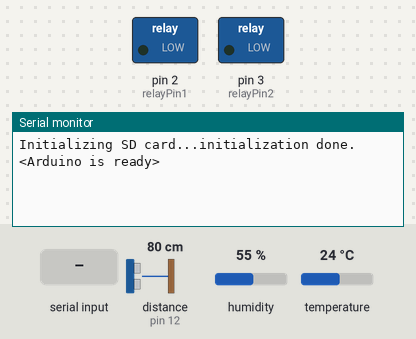
This sketch was run on a simulated Arduino Uno, built with avr-gcc and run on an emulated ATmega328P. Parts: switched loads named in the sketch (green lamp = pin HIGH), the last lines printed to the serial monitor. Wiring (inferred from the names in the program): ultrasonic range finder: trigger pin 11; echo pin 12. The inputs (shaded band) are chosen by the test bench; at power-on: distance to the obstacle (sensor on pin 12) 80 cm, humidity 55 %, temperature 24 °C. The echo pulse lasts 58.3 µs per cm; storage starts empty; pins used as bus, display or sensor lines are not drawn.

Above: at 1.2 s.
1.3 s: "<90,45>" received over Serial
At 3.0 s:
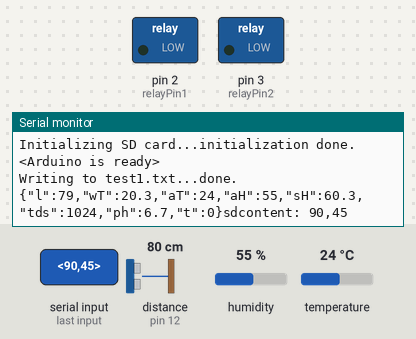
3.5 s: "<5>" received over Serial
At 4.9 s:
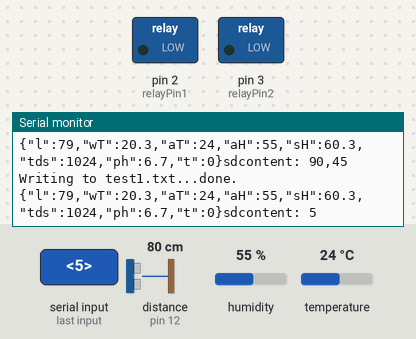

Measured:
- after the input at 1.3 s, the serial monitor: prints a new line at once (image 1)
- after the input at 3.5 s, the serial monitor: prints a new line after 0.51 s (image 2)

The sketch:

testArduino.ino
```cpp
#include <SPI.h>
#include <SD.h>
// #include <Wire.h>
// #include <DS3231.h>
#include "Database.h"
#include "Models.h"
#include "DHT.h"
#define DHTPIN 7     // what pin we're connected to
#define DHTTYPE DHT11   // DHT 11
// Initialize DHT sensor for normal 16mhz Arduino
DHT dht(DHTPIN, DHTTYPE);
long intervalDHT = 2000;           // interval at which to read dht11 (milliseconds)
long previousMillis = 0;        // will store last time dht11 was updated

int relayPin1 = 2;    // Relay 1
int relayPin2 = 3;    // Relay 2

int trigPin = 11;    // Trigger
int echoPin = 12;    // Echo
long duration, cm, inches;

const byte numChars = 64;
char receivedChars[numChars];

boolean newData = false;
unsigned long lastServerTimestamp;
unsigned long lastLocalTimestamp;
StatusData statusData;

File myFile;
String fileContent;

// RTClib myRTC;
// DS3231 Clock;

void setup() {
    //Define inputs and outputs
    pinMode(relayPin1, OUTPUT);
    pinMode(relayPin2, OUTPUT);
    pinMode(trigPin, OUTPUT);
    pinMode(echoPin, INPUT);
    dht.begin();

    Serial.begin(115200);

    // Wire.begin();

  Serial.print("Initializing SD card...");

  if (!SD.begin(53)) {
    Serial.println("initialization failed!");
    while (1);
  }
  Serial.println("initialization done.");
  Serial.println("<Arduino is ready>");
}

void loop() {
    recvWithStartEndMarkers();
    showNewData();

  unsigned long currentMillis = millis();
  if (currentMillis - previousMillis > intervalDHT) {
     // save the last time dht11 messure
    previousMillis = currentMillis;
    read();
  }
}

void read() {
    // DateTime now = myRTC.now();

    // Serial.print(now.year(), DEC);
    // Serial.print('/');
    // Serial.print(now.month(), DEC);
    // Serial.print('/');
    // Serial.print(now.day(), DEC);
    // Serial.print(' ');
    // Serial.print(now.hour(), DEC);
    // Serial.print(':');
    // Serial.print(now.minute(), DEC);
    // Serial.print(':');
    // Serial.print(now.second(), DEC);
    // Serial.println();

    // Serial.print(" since midnight 1/1/1970 = ");
    // Serial.print(now.unixtime());
    // Serial.print("s = ");
    // Serial.print(now.unixtime() / 86400L);
    // Serial.println("d");


    SensorData sensorData = SensorData();
    // Reading temperature or humidity takes about 250 milliseconds!
    // Sensor readings may also be up to 2 seconds 'old' (its a very slow sensor)
    float h = dht.readHumidity();
    // Read temperature as Celsius
    float t = dht.readTemperature();
    // Read temperature as Fahrenheit
    float f = dht.readTemperature(true);

    // Check if any reads failed and exit early (to try again).
    if (isnan(h) || isnan(t) || isnan(f)) {
      // Serial.println("Failed to read from DHT sensor!");
      return;
    }

    // Compute heat index
    // Must send in temp in Fahrenheit!
    float hi = dht.computeHeatIndex(f, h);
    sensorData.ambHumidity = h;
    sensorData.ambTemperature = t;
    sensorData.ph = 6.7;
    sensorData.tds = 1024;
    sensorData.soilHumidity = 60.3;
    sensorData.waterLevel = 0.76;
    sensorData.waterTemperature = 20.3;
    sensorData.timestamp = calculateTimestamp();

      // The sensor is triggered by a HIGH pulse of 10 or more microseconds.
  // Give a short LOW pulse beforehand to ensure a clean HIGH pulse:
  digitalWrite(trigPin, LOW);
  delayMicroseconds(5);
  digitalWrite(trigPin, HIGH);
  delayMicroseconds(10);
  digitalWrite(trigPin, LOW);

  // Read the signal from the sensor: a HIGH pulse whose
  // duration is the time (in microseconds) from the sending
  // of the ping to the reception of its echo off of an object.
  pinMode(echoPin, INPUT);
  duration = pulseIn(echoPin, HIGH);

  // Convert the time into a distance
  cm = (duration / 2) / 29.1;   // Divide by 29.1 or multiply by 0.0343
  sensorData.waterLevel = cm;

    // Encode the SensorData object to JSON
    // String jsonStr = encodeSensorData(sensorData);
    // // Print the JSON data to the serial port
    // Serial.println(jsonStr);
    sendSensorData(sensorData);
    // statusData = StatusData();
    // statusData.ligth = true;
    // statusData.id = 1234;
    // statusData.fan = true;
    // statusData.humidifier = false;

    // String statusStr = encodeStatusData(statusData);
    // Serial.println(statusStr);
    // if (statusData.ligth == true) {
    //    digitalWrite(relayPin1, HIGH);
    // } else {
    //    digitalWrite(relayPin1, LOW);
    // }

    // if (statusData.humidifier == true) {
    //    digitalWrite(relayPin2, HIGH);
    // } else {
    //    digitalWrite(relayPin2, LOW);
    // }

    String sdCardStr = readDatabase();
    Serial.println("sdcontent: " + sdCardStr);
    // Serial.println(statusData.serverTimestampStr);
    // Relay test
    // Serial.println("Relay1 changed to: " + digitalRead(relayPin1));
    // Serial.println("Relay2 changed to: " + digitalRead(relayPin2));
}

void recvWithStartEndMarkers() {
    static boolean recvInProgress = false;
    static byte ndx = 0;
    char startMarker = '<';
    char endMarker = '>';
    char rc;

    while (Serial.available() > 0 && newData == false) {
        rc = Serial.read();

        if (recvInProgress == true) {
            if (rc != endMarker) {
                receivedChars[ndx] = rc;
                ndx++;
                if (ndx >= numChars) {
                    ndx = numChars - 1;
                }
            }
            else {
                receivedChars[ndx] = '\0'; // terminate the string
                recvInProgress = false;
                ndx = 0;
                newData = true;
            }
        }

        else if (rc == startMarker) {
            recvInProgress = true;
        }
    }
}

void showNewData() {
    if (newData == true) {
        // String jsonData = charArrayToString(receivedChars);
        statusData = decodeStatusData(receivedChars);
        writeSD(receivedChars);
        lastServerTimestamp = statusData.serverTimestamp;
        lastLocalTimestamp = millis();

            // feed UnixTimeStamp and don' t use localtime
    // Clock.setEpoch(lastServerTimestamp, false);
    // set to 24h
    // Clock.setClockMode(false);

        newData = false;
    }
}

long calculateTimestamp() {
  int newTimestampDiff = millis() - lastLocalTimestamp;
  return lastServerTimestamp + (newTimestampDiff/1000);
}

String charArrayToString(char* charArray) {
  String string = "";
  for (int i = 0; i < strlen(charArray); i++) {
    string += charArray[i];
  }
  return string;
}

void writeSD(char* statusData) {
  // open the file. note that only one file can be open at a time,
  // so you have to close this one before opening another.
  SD.remove("test1.txt");
  myFile = SD.open("test1.txt", FILE_WRITE);

  // if the file opened okay, write to it:
  if (myFile) {
    Serial.print("Writing to test1.txt...");
    myFile.println(statusData);
    // close the file:
    myFile.close();
    Serial.println("done.");
  } else {
    // if the file didn't open, print an error:
    Serial.println("error opening test1.txt");
  }
}

String readSD() {
  // re-open the file for reading:
  myFile = SD.open("test1.txt");
  if (myFile) {
    Serial.println("test1.txt:");
    // read from the file until there's nothing else in it:
    while (myFile.available()) {
      // Serial.write(myFile.read());
      fileContent = myFile.readString();
    }
    // close the file:
    myFile.close();
  } else {
    // if the file didn't open, print an error:
    Serial.println("error opening test1.txt");
  }

  return fileContent;
}
```

Database.cpp
```cpp
#include "Database.h"

File fileDB;

String readDatabase() {
  // re-open the file for reading:
fileDB = SD.open("test1.txt");
  String fileContent = "empty";
  if (fileDB) {
    // Serial.println("test.txt:");
    // read from the file until there's nothing else in it:
    while (fileDB.available()) {
      // Serial.write(myFile.read());
      fileContent = fileDB.readString();
    }
    // close the file:
    fileDB.close();
  } else {
    // if the file didn't open, print an error:
    Serial.println("error opening test1.txt");
  }
  return fileContent;
}
```

Database.h
```cpp
#ifndef DATABASE_H
#define DATABASE_H

#include <Arduino.h>
#include <SPI.h>
#include <SD.h>

String readDatabase();

#endif
```

Models.cpp
```cpp
#include "Models.h"

// Encode the SensorData object to JSON
String encodeSensorData(SensorData sensorData) {
DynamicJsonDocument json(1024);
  json["l"] = sensorData.waterLevel;
  json["wT"] = sensorData.waterTemperature;
  json["aT"] = sensorData.ambTemperature;
  json["aH"] = sensorData.ambHumidity;
  json["sH"] = sensorData.soilHumidity;
  json["tds"] = sensorData.tds;
  json["ph"] = sensorData.ph;
  json["t"] = sensorData.timestamp;
  String jsonStr;
  serializeJson(json, jsonStr);
  return jsonStr;
}

// Encode the SensorData object to JSON
void sendSensorData(SensorData sensorData) {
DynamicJsonDocument json(1024);
  json["l"] = sensorData.waterLevel;
  json["wT"] = sensorData.waterTemperature;
  json["aT"] = sensorData.ambTemperature;
  json["aH"] = sensorData.ambHumidity;
  json["sH"] = sensorData.soilHumidity;
  json["tds"] = sensorData.tds;
  json["ph"] = sensorData.ph;
  json["t"] = sensorData.timestamp;
  serializeJson(json, Serial);
}

// Decode the JSON data to a SensorData object
SensorData decodeSensorData(String jsonData) {
DynamicJsonDocument json(1024);
  deserializeJson(json, jsonData);
  SensorData sensorData;
  sensorData.waterLevel = json["l"];
  sensorData.waterTemperature = json["wT"];
  sensorData.ambTemperature = json["aT"];
  sensorData.ambHumidity = json["aH"];
  sensorData.soilHumidity = json["sH"];
  sensorData.tds = json["tds"];
  sensorData.ph = json["ph"];
  sensorData.timestamp = json["t"];
  return sensorData;
}

// Encode the StatusData object to JSON
String encodeStatusData(StatusData statusData) {
DynamicJsonDocument json(1024);
  json["id"] = statusData.id;
  json["l"] = statusData.ligth?1:0;
  json["f"] = statusData.fan?1:0;
  json["h"] = statusData.humidifier?1:0;
  json["p"] = statusData.pump?1:0;
  json["t"] = statusData.serverTimestamp;
  String jsonStr;
  serializeJson(json, jsonStr);
  return jsonStr;
}

// Decode the JSON data to a StatusData object
StatusData decodeStatusData(const char* jsonData) {
DynamicJsonDocument json(1024);
  deserializeJson(json, jsonData);
  StatusData statusData;
  statusData.id = json["id"];
  statusData.ligth = json["l"];
  statusData.fan = json["f"];
  statusData.humidifier = json["h"];
  statusData.pump = json["p"];
  const char* datetime = json["t"];
  // String str_timestamp_lifts = datetime;
  // str_timestamp_lifts.remove(10);
  // long str_timestamp_lifts_toint = str_timestamp_lifts.toInt();
  // statusData.serverTimestamp = str_timestamp_lifts_toint;
  statusData.serverTimestamp = atol(datetime);
  return statusData;
}
```

Models.h
```cpp
#ifndef MODELS_H
#define MODELS_H

#include <Arduino.h>
#include <ArduinoJson.h>

// Define the SensorData and StatusData models
struct SensorData {
  float waterLevel;
  float waterTemperature;
  float ambTemperature;
  float ambHumidity;
  float soilHumidity;
  float tds;
  float ph;
  unsigned long timestamp;
};

struct StatusData {
  int id;
  bool ligth;
  bool fan;
  bool humidifier;
  bool pump;
  unsigned long serverTimestamp;
};

// Encode the SensorData object to JSON
String encodeSensorData(SensorData sensorData);
void sendSensorData(SensorData sensorData);
// Decode the JSON data to a SensorData object
SensorData decodeSensorData(String jsonData);

// Encode the StatusData object to JSON
String encodeStatusData(StatusData statusData);

// Decode the JSON data to a StatusData object
StatusData decodeStatusData(const char* jsonData);

#endif
```

SensorRead.ino
```cpp

```
